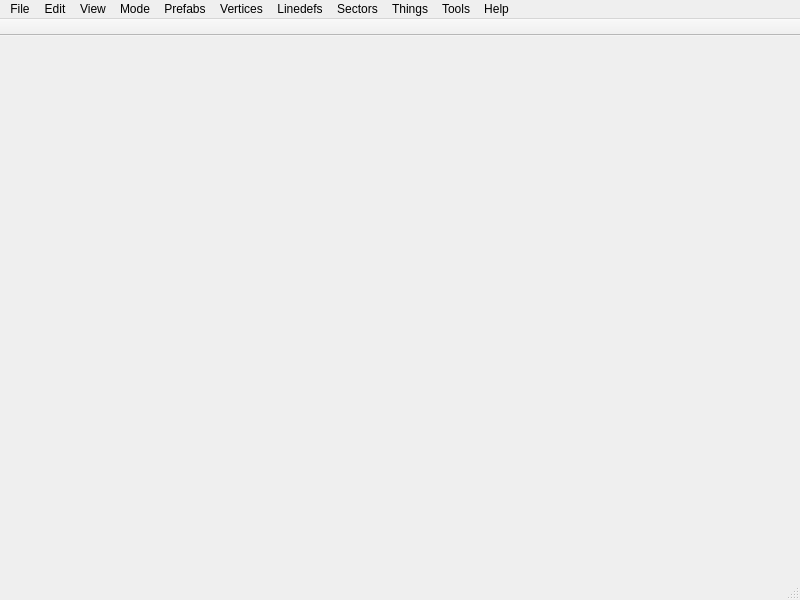
<?xml version="1.0" encoding="UTF-8"?>
<ui version="4.0">
 <class>G4_QtMainForm</class>
 <widget class="QMainWindow" name="G4_QtMainForm">
  <property name="geometry">
   <rect>
    <x>0</x>
    <y>0</y>
    <width>800</width>
    <height>600</height>
   </rect>
  </property>
  <property name="windowTitle">
   <string>GZDoom Builder Qt</string>
  </property>
  <widget class="QWidget" name="centralwidget"/>
  <widget class="QMenuBar" name="menubar">
   <property name="geometry">
    <rect>
     <x>0</x>
     <y>0</y>
     <width>800</width>
     <height>24</height>
    </rect>
   </property>
   <widget class="QMenu" name="menuFile">
    <property name="title">
     <string>File</string>
    </property>
   </widget>
   <widget class="QMenu" name="menuEdit">
    <property name="title">
     <string>Edit</string>
    </property>
    <widget class="QMenu" name="menuGrid_Configuration">
     <property name="title">
      <string>Grid Configuration</string>
     </property>
     <widget class="QMenu" name="menuGrid_Transformations">
      <property name="title">
       <string>Grid Transformations</string>
      </property>
      <addaction name="actionGridAlignToLine"/>
      <addaction name="actionGridOriginToVertex"/>
      <addaction name="actionResetGridXforms"/>
     </widget>
     <addaction name="actionCoarser_Grid"/>
     <addaction name="actionFiner_Grid"/>
     <addaction name="actionDynamic_Grid_Size"/>
     <addaction name="menuGrid_Transformations"/>
    </widget>
    <addaction name="actionUndo"/>
    <addaction name="actionRedo"/>
    <addaction name="separator"/>
    <addaction name="actionCut"/>
    <addaction name="actionCopy"/>
    <addaction name="actionPaste"/>
    <addaction name="actionPaste_Special"/>
    <addaction name="separator"/>
    <addaction name="actionMerge_Dragged_Verts_Only"/>
    <addaction name="actionMerge_Dragged_Geometry"/>
    <addaction name="actionReplace_with_Dragged_Geometry"/>
    <addaction name="separator"/>
    <addaction name="menuGrid_Configuration"/>
    <addaction name="actionSnap_to_Grid"/>
    <addaction name="actionSnap_to_Geometry"/>
    <addaction name="actionSnap_Selection_to_Grid"/>
   </widget>
   <widget class="QMenu" name="menuView">
    <property name="title">
     <string>View</string>
    </property>
    <widget class="QMenu" name="menu2D_View_Mode">
     <property name="title">
      <string>2D View Mode</string>
     </property>
     <widget class="QMenu" name="menuTextured">
      <property name="title">
       <string>Textured</string>
      </property>
      <addaction name="actionUse_Floor_Textures"/>
      <addaction name="actionUse_Ceiling_Textures"/>
     </widget>
     <addaction name="actionWireframe"/>
     <addaction name="actionFlat_Shaded"/>
     <addaction name="menuTextured"/>
     <addaction name="separator"/>
     <addaction name="actionFull_Brightness"/>
     <addaction name="separator"/>
     <addaction name="actionShowGrid"/>
    </widget>
    <widget class="QMenu" name="menuVisual_Mode">
     <property name="title">
      <string>Visual Mode</string>
     </property>
     <widget class="QMenu" name="menuDynamic_Lights">
      <property name="title">
       <string>Dynamic Lights</string>
      </property>
      <addaction name="actionDynlightSwitch"/>
      <addaction name="actionAnimate_Lights"/>
     </widget>
     <widget class="QMenu" name="menuModels">
      <property name="title">
       <string>Models</string>
      </property>
      <addaction name="actionModelsOff"/>
      <addaction name="separator"/>
      <addaction name="actionModelsSelThings"/>
      <addaction name="actionModelsCurFilter"/>
      <addaction name="separator"/>
      <addaction name="actionModelsOn"/>
     </widget>
     <addaction name="menuDynamic_Lights"/>
     <addaction name="menuModels"/>
     <addaction name="separator"/>
     <addaction name="actionFog"/>
     <addaction name="actionSky"/>
     <addaction name="separator"/>
     <addaction name="actionEvent_Lines"/>
     <addaction name="actionEditable_Vertices"/>
    </widget>
    <widget class="QMenu" name="menuMagnification_Minification">
     <property name="title">
      <string>Magnification/Minification</string>
     </property>
     <addaction name="actionZoomOctaSize"/>
     <addaction name="actionZoomQuadSize"/>
     <addaction name="actionZoomDoubleSize"/>
     <addaction name="actionZoomActualSize"/>
     <addaction name="actionZoomHalfSize"/>
     <addaction name="actionZoomQuarterSize"/>
     <addaction name="actionZoomTenthSize"/>
     <addaction name="actionZoomSatelliteView"/>
    </widget>
    <addaction name="actionConfigure_Thing_Filters"/>
    <addaction name="actionConfigure_Linedef_Colors"/>
    <addaction name="separator"/>
    <addaction name="menu2D_View_Mode"/>
    <addaction name="menuVisual_Mode"/>
    <addaction name="separator"/>
    <addaction name="menuMagnification_Minification"/>
   </widget>
   <widget class="QMenu" name="modes_menu">
    <property name="title">
     <string>Mode</string>
    </property>
   </widget>
   <widget class="QMenu" name="menuPrefabs">
    <property name="title">
     <string>Prefabs</string>
    </property>
    <addaction name="actionInsert_from_File"/>
    <addaction name="actionInsert_Last"/>
    <addaction name="separator"/>
    <addaction name="actionCreate_from_Selection"/>
   </widget>
   <widget class="QMenu" name="verts_menu">
    <property name="tearOffEnabled">
     <bool>true</bool>
    </property>
    <property name="title">
     <string>Vertices</string>
    </property>
    <addaction name="actionPlace_Things"/>
    <addaction name="verts_select_similar"/>
   </widget>
   <widget class="QMenu" name="lines_menu">
    <property name="tearOffEnabled">
     <bool>true</bool>
    </property>
    <property name="title">
     <string>Linedefs</string>
    </property>
    <widget class="QMenu" name="menuSidedness_based_Selection">
     <property name="title">
      <string>Sidedness-based Selection</string>
     </property>
     <addaction name="actionSelect_Single_sided_Lines"/>
     <addaction name="actionSelect_Double_sided_Lines"/>
    </widget>
    <widget class="QMenu" name="menuLinedef_Operations">
     <property name="title">
      <string>Linedef Operations</string>
     </property>
     <addaction name="actionFlip_Line_Normals"/>
     <addaction name="actionAlign_Textures"/>
     <addaction name="actionFlip_Sides"/>
    </widget>
    <addaction name="actionPlace_Things_2"/>
    <addaction name="actionSynchronized_Thing_Editing"/>
    <addaction name="separator"/>
    <addaction name="menuSidedness_based_Selection"/>
    <addaction name="menuLinedef_Operations"/>
    <addaction name="separator"/>
    <addaction name="actionCurve_Lines"/>
    <addaction name="actionSplit_Lines"/>
    <addaction name="actionUpdate_lightfog_flag"/>
    <addaction name="actionAlign_Textures_2"/>
    <addaction name="separator"/>
    <addaction name="actionSelect_Similar_2"/>
   </widget>
   <widget class="QMenu" name="sectors_menu">
    <property name="tearOffEnabled">
     <bool>true</bool>
    </property>
    <property name="title">
     <string>Sectors</string>
    </property>
    <widget class="QMenu" name="menuSector_Operations">
     <property name="title">
      <string>Sector Operations</string>
     </property>
     <addaction name="actionJoin"/>
     <addaction name="actionMerge"/>
     <addaction name="separator"/>
     <addaction name="actionFlip_Line_Normals_2"/>
     <addaction name="actionAlign_Lines"/>
    </widget>
    <addaction name="actionPlace_Things_3"/>
    <addaction name="actionSynchronized_Thing_Editing_2"/>
    <addaction name="separator"/>
    <addaction name="menuSector_Operations"/>
    <addaction name="actionDoor_Factory"/>
    <addaction name="separator"/>
    <addaction name="actionSelect_Similar_3"/>
   </widget>
   <widget class="QMenu" name="things_menu">
    <property name="enabled">
     <bool>true</bool>
    </property>
    <property name="tearOffEnabled">
     <bool>true</bool>
    </property>
    <property name="title">
     <string>Things</string>
    </property>
    <addaction name="actionSelect_in_Sectors"/>
    <addaction name="actionFilter_Selection"/>
    <addaction name="separator"/>
    <addaction name="actionAttach_to_Nearest_Linedef"/>
    <addaction name="actionPoint_to_Cursor"/>
    <addaction name="separator"/>
    <addaction name="actionSelect_Similar_4"/>
   </widget>
   <widget class="QMenu" name="menuTools">
    <property name="title">
     <string>Tools</string>
    </property>
    <widget class="QMenu" name="menuFlush_and_Reload">
     <property name="title">
      <string>Flush and Reload</string>
     </property>
     <addaction name="actionReloadResources"/>
     <addaction name="actionReloadMdlVox"/>
     <addaction name="actionReloadGLDefs"/>
    </widget>
    <addaction name="menuFlush_and_Reload"/>
    <addaction name="actionErrors_and_Warnings"/>
   </widget>
   <widget class="QMenu" name="menuHelp">
    <property name="title">
     <string>Help</string>
    </property>
    <addaction name="actionAbout_GZDB_Qt"/>
   </widget>
   <addaction name="menuFile"/>
   <addaction name="menuEdit"/>
   <addaction name="menuView"/>
   <addaction name="modes_menu"/>
   <addaction name="menuPrefabs"/>
   <addaction name="verts_menu"/>
   <addaction name="lines_menu"/>
   <addaction name="sectors_menu"/>
   <addaction name="things_menu"/>
   <addaction name="menuTools"/>
   <addaction name="menuHelp"/>
  </widget>
  <widget class="QStatusBar" name="gzdb_qt_statusbar"/>
  <widget class="QToolBar" name="gzdb_qt_main_toolbar">
   <property name="windowTitle">
    <string>GZDB-Qt Main Toolbar</string>
   </property>
   <property name="movable">
    <bool>false</bool>
   </property>
   <attribute name="toolBarArea">
    <enum>TopToolBarArea</enum>
   </attribute>
   <attribute name="toolBarBreak">
    <bool>false</bool>
   </attribute>
  </widget>
  <action name="actionAbout_GZDB_Qt">
   <property name="text">
    <string>About GZDB-Qt</string>
   </property>
  </action>
  <action name="actionPlace_Things">
   <property name="text">
    <string>Place Things</string>
   </property>
  </action>
  <action name="verts_select_similar">
   <property name="text">
    <string>Select Similar</string>
   </property>
  </action>
  <action name="actionPlace_Things_2">
   <property name="text">
    <string>Place Things</string>
   </property>
  </action>
  <action name="actionSynchronized_Thing_Editing">
   <property name="text">
    <string>Synchronized Thing Editing</string>
   </property>
  </action>
  <action name="actionInsert_from_File">
   <property name="text">
    <string>Insert from File</string>
   </property>
  </action>
  <action name="actionInsert_Last">
   <property name="text">
    <string>Insert Previous</string>
   </property>
  </action>
  <action name="actionCreate_from_Selection">
   <property name="text">
    <string>Create from Selection</string>
   </property>
  </action>
  <action name="actionConfigure_Thing_Filters">
   <property name="text">
    <string>Configure Thing Filters</string>
   </property>
  </action>
  <action name="actionConfigure_Linedef_Colors">
   <property name="text">
    <string>Configure Linedef Colors</string>
   </property>
  </action>
  <action name="actionWireframe">
   <property name="text">
    <string>Wireframe</string>
   </property>
  </action>
  <action name="actionFlat_Shaded">
   <property name="text">
    <string>Flat Shaded</string>
   </property>
  </action>
  <action name="actionUse_Floor_Textures">
   <property name="text">
    <string>Use Floor Textures</string>
   </property>
  </action>
  <action name="actionUse_Ceiling_Textures">
   <property name="text">
    <string>Use Ceiling Textures</string>
   </property>
  </action>
  <action name="actionFull_Brightness">
   <property name="text">
    <string>Full Brightness</string>
   </property>
  </action>
  <action name="actionOff">
   <property name="text">
    <string>Off</string>
   </property>
  </action>
  <action name="actionOn">
   <property name="text">
    <string>On</string>
   </property>
  </action>
  <action name="actionAnimate_Lights">
   <property name="checkable">
    <bool>true</bool>
   </property>
   <property name="text">
    <string>Animate Lights</string>
   </property>
   <property name="toolTip">
    <string>Render animated dynamic lights? (turn on dynamic lights to see the animations!)</string>
   </property>
  </action>
  <action name="actionModelsOff">
   <property name="text">
    <string>Sprites Only</string>
   </property>
   <property name="toolTip">
    <string>Disables 3D model rendering, nuff said!</string>
   </property>
  </action>
  <action name="actionModelsSelThings">
   <property name="text">
    <string>Selected Things Only</string>
   </property>
  </action>
  <action name="actionModelsCurFilter">
   <property name="text">
    <string>Current Thing Filter Only</string>
   </property>
  </action>
  <action name="actionModelsOn">
   <property name="text">
    <string>Full Model View</string>
   </property>
   <property name="toolTip">
    <string>Enables 3D model rendering.</string>
   </property>
  </action>
  <action name="actionFog">
   <property name="checkable">
    <bool>true</bool>
   </property>
   <property name="text">
    <string>Fog</string>
   </property>
   <property name="toolTip">
    <string>Render fog, haze and/or mist?</string>
   </property>
  </action>
  <action name="actionSky">
   <property name="checkable">
    <bool>true</bool>
   </property>
   <property name="text">
    <string>Sky</string>
   </property>
   <property name="toolTip">
    <string>Render the sky sphere?</string>
   </property>
  </action>
  <action name="actionEvent_Lines">
   <property name="checkable">
    <bool>true</bool>
   </property>
   <property name="text">
    <string>Event Lines</string>
   </property>
  </action>
  <action name="actionEditable_Vertices">
   <property name="checkable">
    <bool>true</bool>
   </property>
   <property name="text">
    <string>Editable Vertices</string>
   </property>
   <property name="toolTip">
    <string>Should vertices be displayed in Visual Mode?</string>
   </property>
  </action>
  <action name="actionShowGrid">
   <property name="checkable">
    <bool>true</bool>
   </property>
   <property name="text">
    <string>Show Grid</string>
   </property>
  </action>
  <action name="actionReloadResources">
   <property name="text">
    <string>Resources</string>
   </property>
   <property name="toolTip">
    <string>Flushes and reloads textures, flats and sprites.</string>
   </property>
  </action>
  <action name="actionReloadMdlVox">
   <property name="text">
    <string>Models and Voxels</string>
   </property>
   <property name="toolTip">
    <string>Flushes and reloads 3D models and voxels.</string>
   </property>
  </action>
  <action name="actionReloadGLDefs">
   <property name="text">
    <string>GLDefs</string>
   </property>
   <property name="toolTip">
    <string>Flushes and reloads the dynamic light information.</string>
   </property>
  </action>
  <action name="actionErrors_and_Warnings">
   <property name="text">
    <string>Errors and Warnings</string>
   </property>
  </action>
  <action name="actionDynlightSwitch">
   <property name="text">
    <string>D. Lights Illuminate Map</string>
   </property>
   <property name="toolTip">
    <string>Turns dynamic lighting on</string>
   </property>
  </action>
  <action name="actionSelect_Single_sided_Lines">
   <property name="text">
    <string>Only Single-sided Lines</string>
   </property>
  </action>
  <action name="actionSelect_Double_sided_Lines">
   <property name="text">
    <string>Only Double-sided Lines</string>
   </property>
  </action>
  <action name="actionFlip_Line_Normals">
   <property name="text">
    <string>Flip Line Normals</string>
   </property>
  </action>
  <action name="actionAlign_Textures">
   <property name="text">
    <string>Align Lines</string>
   </property>
  </action>
  <action name="actionFlip_Sides">
   <property name="text">
    <string>Flip Sides</string>
   </property>
  </action>
  <action name="actionCurve_Lines">
   <property name="text">
    <string>Curve Lines</string>
   </property>
  </action>
  <action name="actionSplit_Lines">
   <property name="text">
    <string>Split Lines</string>
   </property>
  </action>
  <action name="actionUpdate_lightfog_flag">
   <property name="text">
    <string>Update 'lightfog' flag</string>
   </property>
  </action>
  <action name="actionAlign_Textures_2">
   <property name="text">
    <string>Align Textures</string>
   </property>
  </action>
  <action name="actionSelect_Similar_2">
   <property name="text">
    <string>Select Similar</string>
   </property>
  </action>
  <action name="actionPlace_Things_3">
   <property name="text">
    <string>Place Things</string>
   </property>
  </action>
  <action name="actionSynchronized_Thing_Editing_2">
   <property name="text">
    <string>Synchronized Thing Editing</string>
   </property>
  </action>
  <action name="actionJoin">
   <property name="text">
    <string>Join</string>
   </property>
  </action>
  <action name="actionMerge">
   <property name="text">
    <string>Merge</string>
   </property>
  </action>
  <action name="actionDoor_Factory">
   <property name="text">
    <string>Door Factory</string>
   </property>
  </action>
  <action name="actionFlip_Line_Normals_2">
   <property name="text">
    <string>Flip Line Normals</string>
   </property>
  </action>
  <action name="actionAlign_Lines">
   <property name="text">
    <string>Align Lines</string>
   </property>
  </action>
  <action name="actionSelect_Similar_3">
   <property name="text">
    <string>Select Similar</string>
   </property>
  </action>
  <action name="actionSelect_in_Sectors">
   <property name="text">
    <string>Select Things in Selected Sectors</string>
   </property>
  </action>
  <action name="actionFilter_Selection">
   <property name="text">
    <string>Filter Selection</string>
   </property>
  </action>
  <action name="actionAttach_to_Nearest_Linedef">
   <property name="text">
    <string>Attach to Nearest Linedef</string>
   </property>
  </action>
  <action name="actionPoint_to_Cursor">
   <property name="text">
    <string>Point to Cursor</string>
   </property>
  </action>
  <action name="actionSelect_Similar_4">
   <property name="text">
    <string>Select Similar</string>
   </property>
  </action>
  <action name="actionZoomOctaSize">
   <property name="text">
    <string>8:1</string>
   </property>
  </action>
  <action name="actionZoomQuadSize">
   <property name="text">
    <string>4:1</string>
   </property>
  </action>
  <action name="actionZoomDoubleSize">
   <property name="text">
    <string>2:1</string>
   </property>
  </action>
  <action name="actionZoomActualSize">
   <property name="text">
    <string>1:1</string>
   </property>
  </action>
  <action name="actionZoomHalfSize">
   <property name="text">
    <string>1:2</string>
   </property>
  </action>
  <action name="actionZoomQuarterSize">
   <property name="text">
    <string>1:4</string>
   </property>
  </action>
  <action name="actionZoomTenthSize">
   <property name="text">
    <string>1:10</string>
   </property>
  </action>
  <action name="actionZoomSatelliteView">
   <property name="text">
    <string>1:20</string>
   </property>
   <property name="toolTip">
    <string>The closest thing to satellite imagery in DOOM!</string>
   </property>
  </action>
  <action name="actionUndo">
   <property name="text">
    <string>Undo</string>
   </property>
  </action>
  <action name="actionRedo">
   <property name="text">
    <string>Redo</string>
   </property>
  </action>
  <action name="actionCut">
   <property name="text">
    <string>Cut</string>
   </property>
  </action>
  <action name="actionCopy">
   <property name="text">
    <string>Copy</string>
   </property>
  </action>
  <action name="actionPaste">
   <property name="text">
    <string>Paste</string>
   </property>
  </action>
  <action name="actionPaste_Special">
   <property name="text">
    <string>Paste Special</string>
   </property>
  </action>
  <action name="actionMerge_Dragged_Verts_Only">
   <property name="text">
    <string>Merge Dragged Verts Only</string>
   </property>
  </action>
  <action name="actionMerge_Dragged_Geometry">
   <property name="text">
    <string>Merge Dragged Geometry</string>
   </property>
  </action>
  <action name="actionReplace_with_Dragged_Geometry">
   <property name="text">
    <string>Replace with Dragged Geometry</string>
   </property>
  </action>
  <action name="actionSnap_to_Grid">
   <property name="text">
    <string>Snap to Grid</string>
   </property>
  </action>
  <action name="actionSnap_to_Geometry">
   <property name="text">
    <string>Snap to Geometry</string>
   </property>
  </action>
  <action name="actionSnap_Selection_to_Grid">
   <property name="text">
    <string>Snap Selection to Grid</string>
   </property>
  </action>
  <action name="actionCoarser_Grid">
   <property name="text">
    <string>Coarser Grid</string>
   </property>
  </action>
  <action name="actionFiner_Grid">
   <property name="text">
    <string>Finer Grid</string>
   </property>
  </action>
  <action name="actionDynamic_Grid_Size">
   <property name="text">
    <string>Dynamic Grid Size</string>
   </property>
  </action>
  <action name="actionGridAlignToLine">
   <property name="text">
    <string>Align to Selected Linedef</string>
   </property>
   <property name="toolTip">
    <string>&lt;html&gt;&lt;head/&gt;&lt;body&gt;&lt;p&gt;Snaps the grid line to the nearest linedef.&lt;/p&gt;&lt;p&gt;&lt;br/&gt;&lt;/p&gt;&lt;p&gt;&lt;span style=&quot; font-weight:600; text-decoration: underline;&quot;&gt;SELECTED LINEDEF MUST BE PERFECTLY HORIZONTAL OR VERTICAL!&lt;/span&gt;&lt;/p&gt;&lt;/body&gt;&lt;/html&gt;</string>
   </property>
  </action>
  <action name="actionGridOriginToVertex">
   <property name="text">
    <string>Origin to Selected Vertex</string>
   </property>
   <property name="toolTip">
    <string>Snaps the grid origin to the selected vertex.</string>
   </property>
  </action>
  <action name="actionResetGridXforms">
   <property name="text">
    <string>Reset</string>
   </property>
   <property name="toolTip">
    <string>Snaps the grid origin back to map origin.</string>
   </property>
  </action>
 </widget>
 <resources/>
 <connections/>
</ui>
